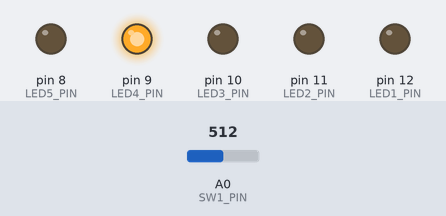
Bench run of a sketch on a simulated Arduino Uno, built with avr-gcc and run on an emulated ATmega328P. Shown: output pins drawn as LEDs (lit = HIGH). Inputs (shaded band) come from the test bench; at power-on: A0 (SW1_PIN) = 512.

Above: at 3.7 s.
3.8 s: A0 (SW1_PIN) set to 492
At 4.9 s:
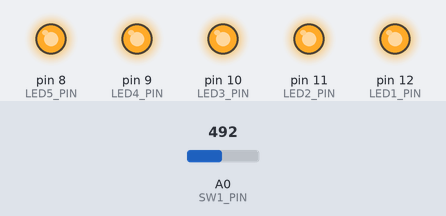
5.3 s: A0 (SW1_PIN) set to 510
At 6.1 s:
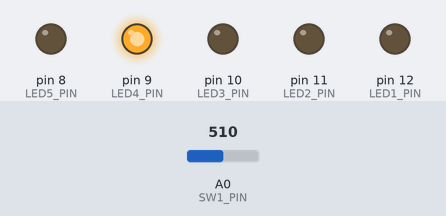
6.8 s: A0 (SW1_PIN) set to 490
At 7.2 s:
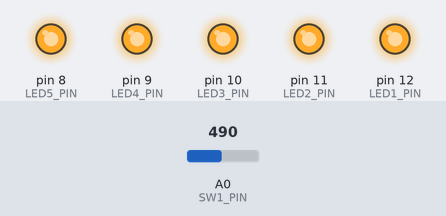
Timing chart, 0 to 9.8 s (numbered marks = the images above; inputs shaded):
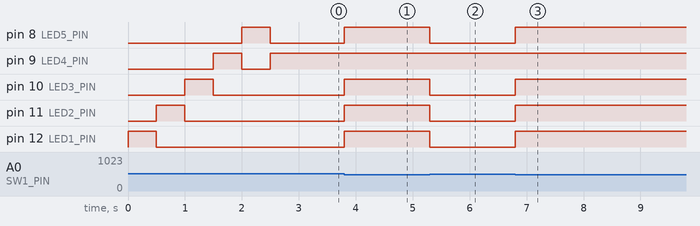

The sketch:

sketch_for_demo.ino
```cpp
int LED1_PIN = 12;
int LED2_PIN = 11;
int LED3_PIN = 10;
int LED4_PIN = 9;
int LED5_PIN = 8;

int LED_delay_for_test = 500;//in ms

int SW1_PIN = A0;

void setup() {
//LED init
pinMode(LED1_PIN,OUTPUT);
pinMode(LED2_PIN,OUTPUT);
pinMode(LED3_PIN,OUTPUT);
pinMode(LED4_PIN,OUTPUT);
pinMode(LED5_PIN,OUTPUT);
//LED test
digitalWrite(LED1_PIN, HIGH);
delay(LED_delay_for_test);
digitalWrite(LED1_PIN, LOW);
digitalWrite(LED2_PIN, HIGH);
delay(LED_delay_for_test);
digitalWrite(LED2_PIN, LOW);
digitalWrite(LED3_PIN, HIGH);
delay(LED_delay_for_test);
digitalWrite(LED3_PIN, LOW);
digitalWrite(LED4_PIN, HIGH);
delay(LED_delay_for_test);
digitalWrite(LED4_PIN, LOW);
digitalWrite(LED5_PIN, HIGH);
delay(LED_delay_for_test);
digitalWrite(LED5_PIN, LOW);

}

void loop() {
  // put your main code here, to run repeatedly:
int switch_value=0;

switch_value=get_switch(SW1_PIN);
if (switch_value==0){
  digitalWrite(LED1_PIN, HIGH);
  digitalWrite(LED2_PIN, HIGH);
  digitalWrite(LED3_PIN, HIGH);
  digitalWrite(LED4_PIN, HIGH);
  digitalWrite(LED5_PIN, HIGH);
}
if (switch_value==1){
  digitalWrite(LED1_PIN, HIGH);
  digitalWrite(LED2_PIN, LOW);
  digitalWrite(LED3_PIN, LOW);
  digitalWrite(LED4_PIN, LOW);
  digitalWrite(LED5_PIN, LOW);
}
if (switch_value==2){
  digitalWrite(LED1_PIN, LOW);
  digitalWrite(LED2_PIN, HIGH);
  digitalWrite(LED3_PIN, LOW);
  digitalWrite(LED4_PIN, LOW);
  digitalWrite(LED5_PIN, LOW);
}
if (switch_value==3){
  digitalWrite(LED1_PIN, LOW);
  digitalWrite(LED2_PIN, LOW);
  digitalWrite(LED3_PIN, HIGH);
  digitalWrite(LED4_PIN, LOW);
  digitalWrite(LED5_PIN, LOW);
}

if (switch_value==4){
  digitalWrite(LED1_PIN, LOW);
  digitalWrite(LED2_PIN, LOW);
  digitalWrite(LED3_PIN, LOW);
  digitalWrite(LED4_PIN, HIGH);
  digitalWrite(LED5_PIN, LOW);
}
if (switch_value==5){
  digitalWrite(LED1_PIN, LOW);
  digitalWrite(LED2_PIN, LOW);
  digitalWrite(LED3_PIN, LOW);
  digitalWrite(LED4_PIN, LOW);
  digitalWrite(LED5_PIN, HIGH);
}


}

int get_switch(int AD_Wandler){
  int return_value = 0;
  int x = analogRead(AD_Wandler);
  if (x >= 690 && x <= 710){
    return_value = 1;//Switch OK, no Button pressed
  }
  else if (x >= 640 && x <= 670){
    return_value = 2;//B1 pressed
  }
  else if (x >= 580 && x <= 610){
    return_value = 3; // B2 pressed
  }
  else if (x >= 1010 && x <= 1023){
    return_value = 4; //on line cutted
  }
  else if (x >= 500 && x <= 520){
    return_value = 4; //Botton wires short cut
  }
  else if (x >= 0 && x <= 10){
    return_value = 4; //Botton wires short cut
  }
  else if (x >= 540 && x <= 560){
    return_value = 4; //Botton wires short cut
  }

  return(return_value);
}
```

Measured:
- the behaviour switches between 500 and 499 on A0 (SW1_PIN) (found by bisection; images 0 and 1)
- after the input at 3.8 s, pin 8 (LED5_PIN), pin 10 (LED3_PIN), pin 11 (LED2_PIN), pin 12 (LED1_PIN): LOW → HIGH at once
- after the input at 5.3 s, pin 8 (LED5_PIN), pin 10 (LED3_PIN), pin 11 (LED2_PIN), pin 12 (LED1_PIN): HIGH → LOW at once
- after the input at 6.8 s, pin 8 (LED5_PIN), pin 10 (LED3_PIN), pin 11 (LED2_PIN), pin 12 (LED1_PIN): LOW → HIGH at once
